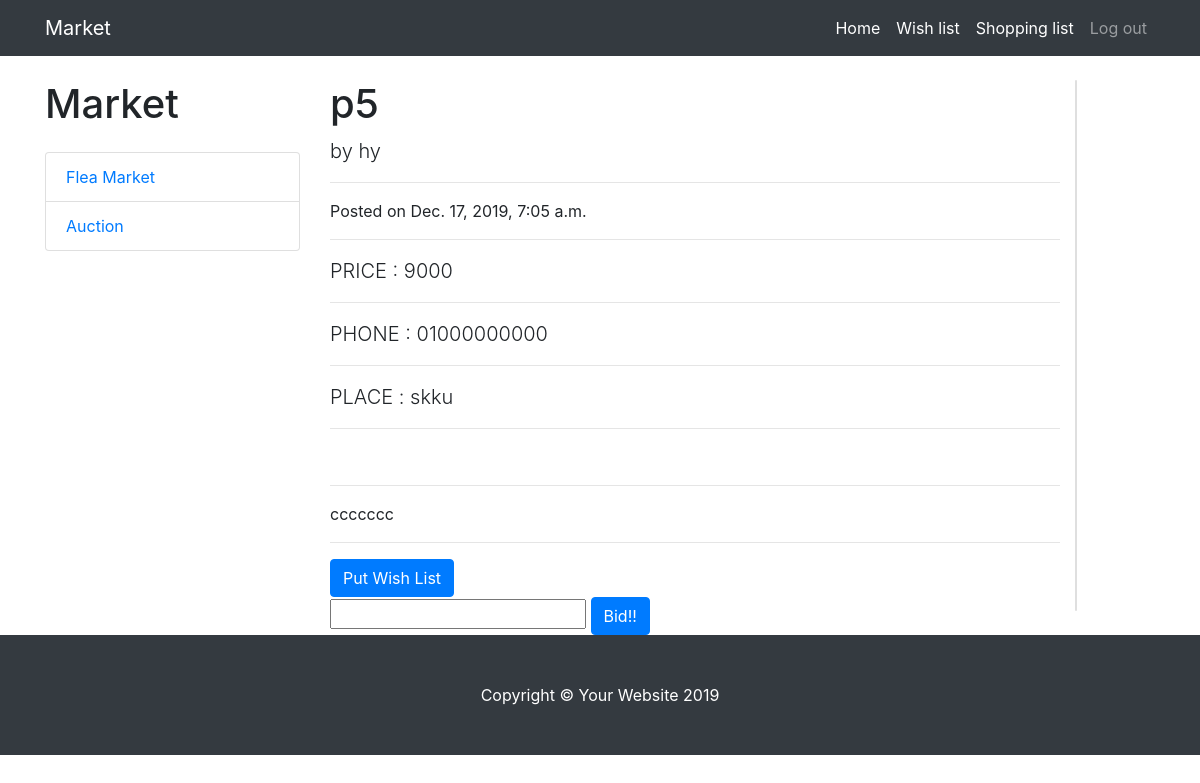
The app's page /buyer/post=24 (signed in) with its own data.
### market/models.py (models this page shows)
class Product(models.Model):
    created_date = models.DateTimeField(auto_now_add=True)
    content = models.TextField(blank=True)
    view = models.IntegerField(default=0)
    name = models.CharField(max_length=30, blank=True)
    type = models.CharField(max_length=20)      # 경매인지 그냥인지
    price = models.IntegerField(default=0)      # 가격
    seller_name = models.CharField(max_length=20, blank=True) # 판매자 이름
    phone = models.CharField(max_length=20, blank=True) # 판매자 전화번호
    place = models.CharField(max_length=60, blank=True)    # 거래장소
    seller = models.ForeignKey(User, on_delete=models.CASCADE) #판매자 정보
    status = models.CharField(max_length=20)    # 판매중인지 종료인지
    photo = models.ImageField(blank=True)

### market/views.py (the view)
# urls.py: path('buyer/post=<int:product_id>', views.buyer_product, name='buyer_product'),
def buyer_product(request, product_id) :
    if not request.user.is_authenticated:
        return redirect('login')
    product = get_object_or_404(Product, pk=product_id)
    context = {'board' : product}
    return render(request, 'read_post2.html', context)

### templates/read_post2.html (shortened to what this page needs)
{% load static %}
<!DOCTYPE html>
<html lang="en" xmlns="http://www.w3.org/1999/html">
<head>
  <link href="{% static 'vendor/bootstrap/css/bootstrap.min.css' %}" rel="stylesheet">
  <link href="{% static 'css/blog-post.css' %}" rel="stylesheet">
</head>
<body>
  <nav class="navbar navbar-expand-lg navbar-dark bg-dark fixed-top">
    <div class="container">
      <a class="navbar-brand" href="{% url 'main2' %}">Market</a>
      <div class="collapse navbar-collapse" id="navbarResponsive">
        <ul class="navbar-nav ml-auto">
          <li class="nav-item active">
            <a class="nav-link" href="{% url 'main2' %}">Home
            </a>
          </li>
          <li class="nav-item active">
            <a class="nav-link" href="wishlist">Wish list</a>
          </li>
          <li class="nav-item active">
            <a class="nav-link" href="shoppinglist">Shopping list</a>
          </li>
          <li class="nav-item">
            <a class="nav-link" href="/logout">Log out</a>
          </li>
        </ul>
      </div>
    </div>
  </nav>
  <div class="container">
    <div class="row">
        <div class="col-lg-3">
        <h1 class="my-4">Market</h1>
        <div class="list-group">
          <a href="#" class="list-group-item">Flea Market</a>
            <a href="#" class="list-group-item">Auction</a>
        </div>
      </div>
      <div class="col-lg-8">
        <h1 class="mt-4">{{ board.name }}</h1>
        <p class="lead">
          by
          <a>{{ board.seller_name }}</a>
        </p>
        <hr>
        <p>Posted on {{ board.created_date }}</p>
        <hr>
      <p class="lead">
          PRICE :
          <a>{{ board.price }}</a>
        </p>
        <hr>
      <p class="lead">
          PHONE :
          <a>{{ board.phone }}</a>
        </p>
        <hr>
      <p class="lead">
          PLACE :
          <a>{{ board.place }}</a>
        </p>
        <hr>
        <hr>
        <p>{{ board.content }}</p>
      <hr>
      <form class="change" action="{% url 'main2' %}wishlist/add={{board.id}}" method="post">
          <input class="btn btn-primary" type="submit" name="" value="Put Wish List" id="add">
        </form>
        <form class="delete" action="{% url 'buy' board.id %}" method="post" onsubmit="return check()">
          {% if board.type == 'auction' %}
          <input type="number" name="bid" value="" min="{{ board.price|add:1 }}">
          <input class="btn btn-primary" type="submit" name="" value="Bid!!" id='bid'>
          {% else %}
          <input class="btn btn-primary" type="submit" name="" value="Buy!!" id='buy'>
          {% endif %}
        </form>
      </div>
    <div class="card my-4">
        </div>
    </div>
  </div>
  <footer class="py-5 bg-dark">
    <div class="container">
      <p class="m-0 text-center text-white">Copyright &copy; Your Website 2019</p>
    </div>
  </footer>
</body>
</html>

### static/css/blog-post.css (style rules this page uses)
body { padding-top: 56px; }

### records on screen
Product: name "p5", seller_name "hy", created_date "Dec. 17, 2019, 7:05 a.m.", price "9000", phone "01000000000", place "skku", content "ccccccc"
